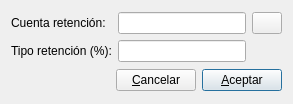
<?xml version="1.0" encoding="UTF-8"?>
<ui version="4.0">
 <class>ret_irpf</class>
 <widget class="QDialog" name="ret_irpf">
  <property name="geometry">
   <rect>
    <x>0</x>
    <y>0</y>
    <width>293</width>
    <height>104</height>
   </rect>
  </property>
  <property name="windowTitle">
   <string>Retención IRPF</string>
  </property>
  <layout class="QVBoxLayout" name="verticalLayout">
   <item>
    <layout class="QGridLayout" name="gridLayout">
     <item row="0" column="0">
      <widget class="QLabel" name="label">
       <property name="text">
        <string>Cuenta retención:</string>
       </property>
      </widget>
     </item>
     <item row="0" column="2">
      <widget class="QLineEdit" name="cuentalineEdit"/>
     </item>
     <item row="1" column="0">
      <widget class="QLabel" name="label_2">
       <property name="text">
        <string>Tipo retención (%):</string>
       </property>
      </widget>
     </item>
     <item row="1" column="2">
      <widget class="QLineEdit" name="tipolineEdit"/>
     </item>
     <item row="0" column="3">
      <widget class="QPushButton" name="ctapushButton">
       <property name="enabled">
        <bool>true</bool>
       </property>
       <property name="maximumSize">
        <size>
         <width>30</width>
         <height>16777215</height>
        </size>
       </property>
       <property name="text">
        <string/>
       </property>
       <property name="icon">
        <iconset resource="keme.qrc">
         <normaloff>:/iconos/graf/viewer.xpm</normaloff>:/iconos/graf/viewer.xpm</iconset>
       </property>
      </widget>
     </item>
    </layout>
   </item>
   <item>
    <layout class="QHBoxLayout" name="horizontalLayout">
     <item>
      <spacer name="horizontalSpacer">
       <property name="orientation">
        <enum>Qt::Horizontal</enum>
       </property>
       <property name="sizeHint" stdset="0">
        <size>
         <width>68</width>
         <height>20</height>
        </size>
       </property>
      </spacer>
     </item>
     <item>
      <widget class="QPushButton" name="cancelarpushButton">
       <property name="text">
        <string>&amp;Cancelar</string>
       </property>
      </widget>
     </item>
     <item>
      <widget class="QPushButton" name="aceptarpushButton">
       <property name="text">
        <string>&amp;Aceptar</string>
       </property>
       <property name="default">
        <bool>true</bool>
       </property>
      </widget>
     </item>
    </layout>
   </item>
  </layout>
 </widget>
 <resources>
  <include location="keme.qrc"/>
 </resources>
 <connections>
  <connection>
   <sender>cancelarpushButton</sender>
   <signal>clicked()</signal>
   <receiver>ret_irpf</receiver>
   <slot>reject()</slot>
   <hints>
    <hint type="sourcelabel">
     <x>108</x>
     <y>74</y>
    </hint>
    <hint type="destinationlabel">
     <x>64</x>
     <y>62</y>
    </hint>
   </hints>
  </connection>
 </connections>
</ui>
